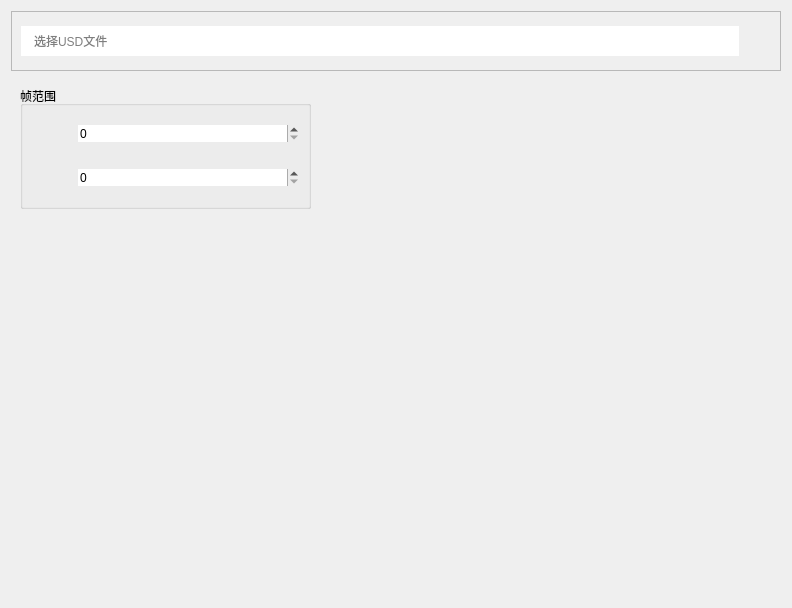
<?xml version="1.0" encoding="UTF-8"?>
<ui version="4.0">
 <class>Form</class>
 <widget class="QWidget" name="Form">
  <property name="geometry">
   <rect>
    <x>0</x>
    <y>0</y>
    <width>792</width>
    <height>608</height>
   </rect>
  </property>
  <property name="windowTitle">
   <string>Form</string>
  </property>
  <property name="autoFillBackground">
   <bool>false</bool>
  </property>
  <layout class="QVBoxLayout" name="verticalLayout">
   <item>
    <widget class="QFrame" name="frame">
     <property name="maximumSize">
      <size>
       <width>16777215</width>
       <height>60</height>
      </size>
     </property>
     <property name="frameShape">
      <enum>QFrame::StyledPanel</enum>
     </property>
     <property name="frameShadow">
      <enum>QFrame::Raised</enum>
     </property>
     <layout class="QHBoxLayout" name="horizontalLayout_3">
      <item>
       <layout class="QHBoxLayout" name="horizontalLayout_2">
        <property name="spacing">
         <number>0</number>
        </property>
        <item>
         <widget class="QLabel" name="label">
          <property name="maximumSize">
           <size>
            <width>30</width>
            <height>30</height>
           </size>
          </property>
          <property name="styleSheet">
           <string notr="true">background-color: rgb(255, 255, 255);
padding: 2;</string>
          </property>
          <property name="text">
           <string/>
          </property>
          <property name="pixmap">
           <pixmap resource="../../icon/souce.qrc">:/image/usd.png</pixmap>
          </property>
          <property name="scaledContents">
           <bool>true</bool>
          </property>
         </widget>
        </item>
        <item>
         <widget class="QLineEdit" name="lineEdit">
          <property name="maximumSize">
           <size>
            <width>16777215</width>
            <height>30</height>
           </size>
          </property>
          <property name="frame">
           <bool>false</bool>
          </property>
          <property name="placeholderText">
           <string>选择USD文件</string>
          </property>
         </widget>
        </item>
        <item>
         <widget class="QPushButton" name="pushButton">
          <property name="styleSheet">
           <string notr="true">border:none;</string>
          </property>
          <property name="text">
           <string/>
          </property>
          <property name="icon">
           <iconset resource="../../icon/souce.qrc">
            <normaloff>:/image/pick.png</normaloff>:/image/pick.png</iconset>
          </property>
          <property name="iconSize">
           <size>
            <width>30</width>
            <height>30</height>
           </size>
          </property>
         </widget>
        </item>
       </layout>
      </item>
     </layout>
    </widget>
   </item>
   <item>
    <widget class="QWidget" name="widget" native="true">
     <widget class="QGroupBox" name="groupBox">
      <property name="geometry">
       <rect>
        <x>9</x>
        <y>9</y>
        <width>291</width>
        <height>123</height>
       </rect>
      </property>
      <property name="title">
       <string>帧范围</string>
      </property>
      <layout class="QHBoxLayout" name="horizontalLayout_4">
       <item>
        <layout class="QGridLayout" name="gridLayout">
         <item row="0" column="0">
          <widget class="QLabel" name="label_2">
           <property name="minimumSize">
            <size>
             <width>40</width>
             <height>40</height>
            </size>
           </property>
           <property name="maximumSize">
            <size>
             <width>40</width>
             <height>40</height>
            </size>
           </property>
           <property name="sizeIncrement">
            <size>
             <width>40</width>
             <height>40</height>
            </size>
           </property>
           <property name="text">
            <string/>
           </property>
           <property name="pixmap">
            <pixmap resource="../../icon/souce.qrc">:/image/clock.png</pixmap>
           </property>
           <property name="scaledContents">
            <bool>true</bool>
           </property>
          </widget>
         </item>
         <item row="0" column="1">
          <widget class="QSpinBox" name="spinBox">
           <property name="frame">
            <bool>false</bool>
           </property>
           <property name="maximum">
            <number>10000</number>
           </property>
          </widget>
         </item>
         <item row="1" column="1">
          <widget class="QSpinBox" name="spinBox_2">
           <property name="frame">
            <bool>false</bool>
           </property>
           <property name="maximum">
            <number>10000</number>
           </property>
          </widget>
         </item>
         <item row="1" column="0">
          <widget class="QLabel" name="label_3">
           <property name="minimumSize">
            <size>
             <width>40</width>
             <height>40</height>
            </size>
           </property>
           <property name="maximumSize">
            <size>
             <width>40</width>
             <height>40</height>
            </size>
           </property>
           <property name="sizeIncrement">
            <size>
             <width>40</width>
             <height>40</height>
            </size>
           </property>
           <property name="text">
            <string/>
           </property>
           <property name="pixmap">
            <pixmap resource="../../icon/souce.qrc">:/image/clock.png</pixmap>
           </property>
           <property name="scaledContents">
            <bool>true</bool>
           </property>
          </widget>
         </item>
        </layout>
       </item>
      </layout>
     </widget>
    </widget>
   </item>
  </layout>
 </widget>
 <resources>
  <include location="../../icon/souce.qrc"/>
 </resources>
 <connections/>
</ui>
